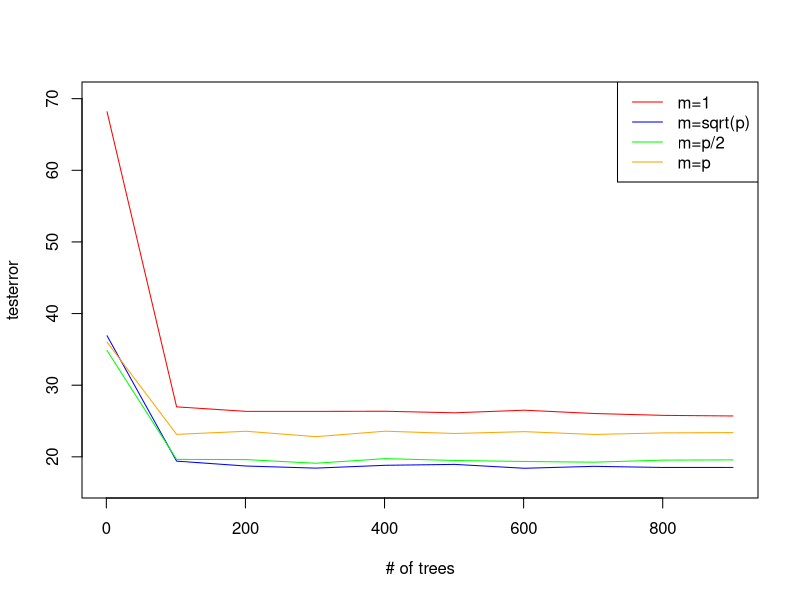

Here is the R script that generated this plot:

# Applied

# 7
set.seed(1)
library(MASS)
library(randomForest)
names(Boston)

train = sample(1:nrow(Boston), size=nrow(Boston)/2, replace = FALSE)
test = -train
p = ncol(Boston) - 1
ntrees = seq(1, 1000, by=100)

rf_test_error_cal = function(data, train, test, mtry, ntrees)
{
  errors = rep(NA, length(ntrees))
  
  for(i in seq_along(ntrees))
  {
    ntree = ntrees[i]
    rf = randomForest(medv ~ ., data=data, subset=train, 
                      mtry=mtry, ntree=ntree, importance=TRUE)
    yhat = predict(rf, newdata=data[test, ])
    errors[i] = mean((yhat - data[test, ]$medv)^2)
  }
  return(errors)
}

# mtry = 1
errors_1 = rf_test_error_cal(Boston, train, test, mtry=1, ntrees=ntrees)
# mtry = sqrt(p)
errors_2 = rf_test_error_cal(Boston, train, test, mtry=sqrt(p), ntrees=ntrees)
# mtry = p/2
errors_3 = rf_test_error_cal(Boston, train, test, mtry=p/2, ntrees=ntrees)
# mtry = p
errors_4 = rf_test_error_cal(Boston, train, test, mtry=p, ntrees=ntrees)

ymin = min( c(errors_1, errors_2, errors_3, errors_4) )
ymax = max(c(errors_1, errors_2, errors_3, errors_4))
plot(ntrees, errors_1, xlab="# of trees", ylab="testerror", type="l", col="red",
     ylim=c(ymin - 2 , ymax + 2))
lines(ntrees, errors_2, col="blue")
lines(ntrees, errors_3, col="green")
lines(ntrees, errors_4, col="orange")
legend("topright", legend=c("m=1", "m=sqrt(p)","m=p/2", "m=p"), 
       col=c("red", "blue", "green", "orange"), lty=1)



